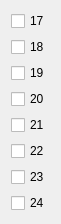
       <widget class="QWidget" name="layoutWidget_23">
        <property name="geometry">
         <rect>
          <x>800</x>
          <y>360</y>
          <width>51</width>
          <height>211</height>
         </rect>
        </property>
        <layout class="QVBoxLayout" name="verticalLayout_Brands_20">
         <item>
          <widget class="QCheckBox" name="checkBox_Brand_7">
           <property name="text">
            <string>17</string>
           </property>
          </widget>
         </item>
         <item>
          <widget class="QCheckBox" name="checkBox_Brand_37">
           <property name="text">
            <string>18</string>
           </property>
          </widget>
         </item>
         <item>
          <widget class="QCheckBox" name="checkBox_Brand_67">
           <property name="text">
            <string>19</string>
           </property>
          </widget>
         </item>
         <item>
          <widget class="QCheckBox" name="checkBox_Brand_97">
           <property name="text">
            <string>20</string>
           </property>
          </widget>
         </item>
         <item>
          <widget class="QCheckBox" name="checkBox_Brand_127">
           <property name="text">
            <string>21</string>
           </property>
          </widget>
         </item>
         <item>
          <widget class="QCheckBox" name="checkBox_brand_157">
           <property name="text">
            <string>22</string>
           </property>
          </widget>
         </item>
         <item>
          <widget class="QCheckBox" name="checkBox_Brand_187">
           <property name="text">
            <string>23</string>
           </property>
          </widget>
         </item>
         <item>
          <widget class="QCheckBox" name="checkBox_Brand_217">
           <property name="text">
            <string>24</string>
           </property>
          </widget>
         </item>
        </layout>
       </widget>
